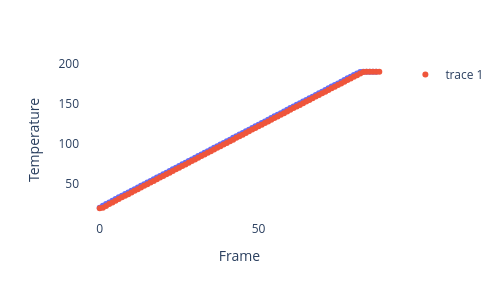

The code cell stored with this chart in its notebook:
### Code cell
import plotly.express as px

fig = px.scatter(x=list(range(len(Temp_05_heat))), y=Temp_05_heat)
fig.add_scatter(x=list(range(len(Temp_3_heat))), y=Temp_3_heat, mode='markers')
fig.update_layout(
    width=500, 
    height=300,
    xaxis_title='Frame',
    yaxis_title='Temperature',
    plot_bgcolor='white',
    paper_bgcolor='white'
)
fig.show()

### Figure 1 — Plotly figure (JSON) as saved in the notebook; plotly's stock layout.template omitted (floating-point values rounded to 4 significant figures)
{"data": [{"hovertemplate": "x=%{x}<br>y=%{y}<extra></extra>", "legendgroup": "", "marker": {"color": "#636efa", "symbol": "circle"}, "mode": "markers", "name": "", "orientation": "v", "showlegend": false, "type": "scatter", "x": [0, 1, 2, 3, 4, 5, 6, 7, 8, 9, 10, 11, 12, 13, 14, 15, 16, 17, 18, 19, 20, 21, 22, 23, 24, 25, 26, 27, 28, 29, 30, 31, 32, 33, 34, 35, 36, 37, 38, 39, 40, 41, 42, 43, 44, 45, 46, 47, 48, 49, 50, 51, 52, 53, 54, 55, 56, 57, 58, 59, 60, 61, 62, 63, 64, 65, 66, 67, 68, 69, 70, 71, 72, 73, 74, 75, 76, 77, 78, 79, 80, 81, 82, 83, 84, 85, 86, 87], "xaxis": "x", "y": [20.6, 23.1, 25.2, 27.2, 29.4, 31.5, 33.6, 35.5, 37.7, 39.7, 41.7, 43.8, 45.8, 47.9, 49.9, 52.1, 54.0, 56.2, 58.2, 60.3, 62.4, 64.3, 66.5, 68.5, 70.6, 72.6, 74.7, 76.7, 78.9, 80.9, 82.9, 85.0, 87.0, 89.1, 91.1, 93.3, 95.3, 97.4, 99.4, 101.4, 103.6, 105.5, 107.7, 109.6, 111.8, 113.8, 115.9, 117.9, 120.1, 122.1, 124.0, 126.2, 128.2, 130.3, 132.4, 134.5, 136.5, 138.5, 140.6, 142.6, 144.8, 146.7, 148.9, 150.9, 153.1, 155.0, 157.0, 159.1, 161.1, 163.3, 165.3, 167.5, 169.4, 171.6, 173.5, 175.5, 177.7, 179.7, 181.9, 183.8, 186.0, 188.0, 189.9, 190.0, 190.0, 190.0, 190.0, 190.0], "yaxis": "y"}, {"mode": "markers", "type": "scatter", "x": [0, 1, 2, 3, 4, 5, 6, 7, 8, 9, 10, 11, 12, 13, 14, 15, 16, 17, 18, 19, 20, 21, 22, 23, 24, 25, 26, 27, 28, 29, 30, 31, 32, 33, 34, 35, 36, 37, 38, 39, 40, 41, 42, 43, 44, 45, 46, 47, 48, 49, 50, 51, 52, 53, 54, 55, 56, 57, 58, 59, 60, 61, 62, 63, 64, 65, 66, 67, 68, 69, 70, 71, 72, 73, 74, 75, 76, 77, 78, 79, 80, 81, 82, 83, 84, 85, 86, 87, 88], "y": [20.0, 20.6, 22.9, 25.2, 27.2, 29.4, 31.6, 33.6, 35.6, 37.6, 39.7, 41.7, 43.8, 45.8, 48.0, 49.9, 52.1, 54.1, 56.1, 58.2, 60.2, 62.4, 64.3, 66.5, 68.5, 70.6, 72.6, 74.6, 76.7, 78.8, 80.9, 82.9, 85.0, 87.0, 89.2, 91.1, 93.1, 95.3, 97.3, 99.4, 101.4, 103.6, 105.5, 107.7, 109.7, 111.7, 113.8, 115.8, 118.0, 120.0, 122.1, 124.1, 126.2, 128.2, 130.4, 132.4, 134.3, 136.5, 138.5, 140.6, 142.6, 144.8, 146.7, 148.8, 150.9, 152.9, 155.0, 157.0, 159.2, 161.2, 163.3, 165.3, 167.4, 169.5, 171.4, 173.6, 175.6, 177.7, 179.7, 181.8, 183.9, 185.8, 188.0, 189.9, 190.1, 190.0, 190.0, 190.0, 190.0]}], "layout": {"height": 300, "legend": {"tracegroupgap": 0}, "margin": {"t": 60}, "paper_bgcolor": "white", "plot_bgcolor": "white", "width": 500, "xaxis": {"anchor": "y", "domain": [0, 1], "title": {"text": "Frame"}}, "yaxis": {"anchor": "x", "domain": [0, 1], "title": {"text": "Temperature"}}}}
